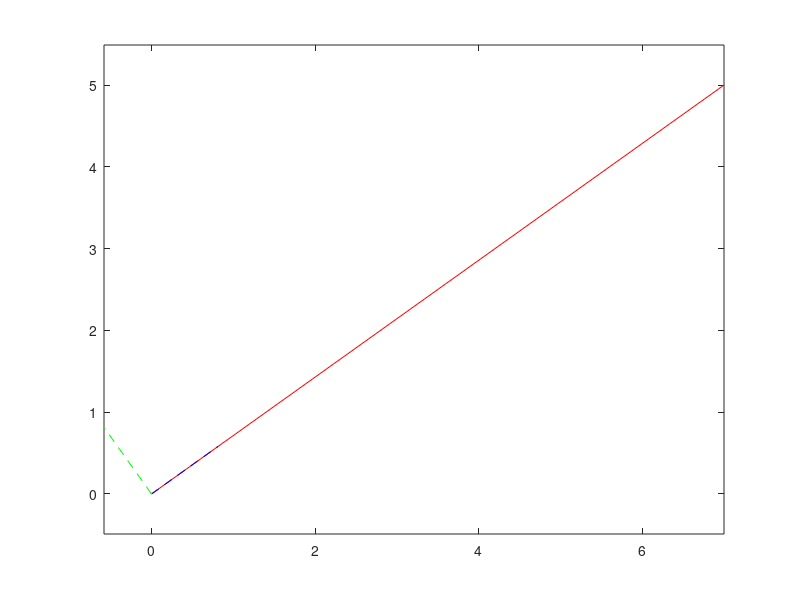

Write the MATLAB code that produced this figure.
clear 

U = [7,5];
norm_U = norm(U);

u = U/norm_U;

v = null(u);


figure(1)
plot([0, U(1)],[0, U(2)],'r')
hold on
plot([0,u(1)],[0,u(2)],'b--')
plot([0,v(1)],[0,v(2)],'g--')
axis('equal')